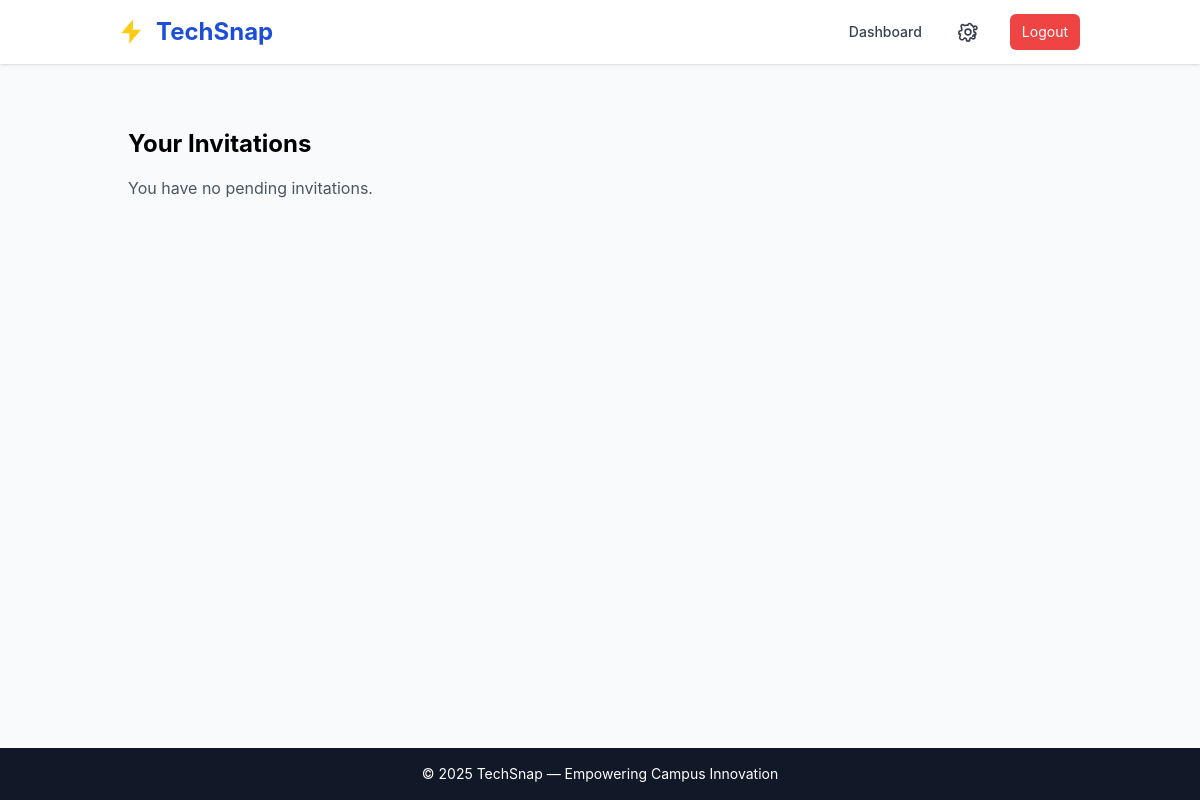
The app's page /accounts/invitations/ (signed in), older data.
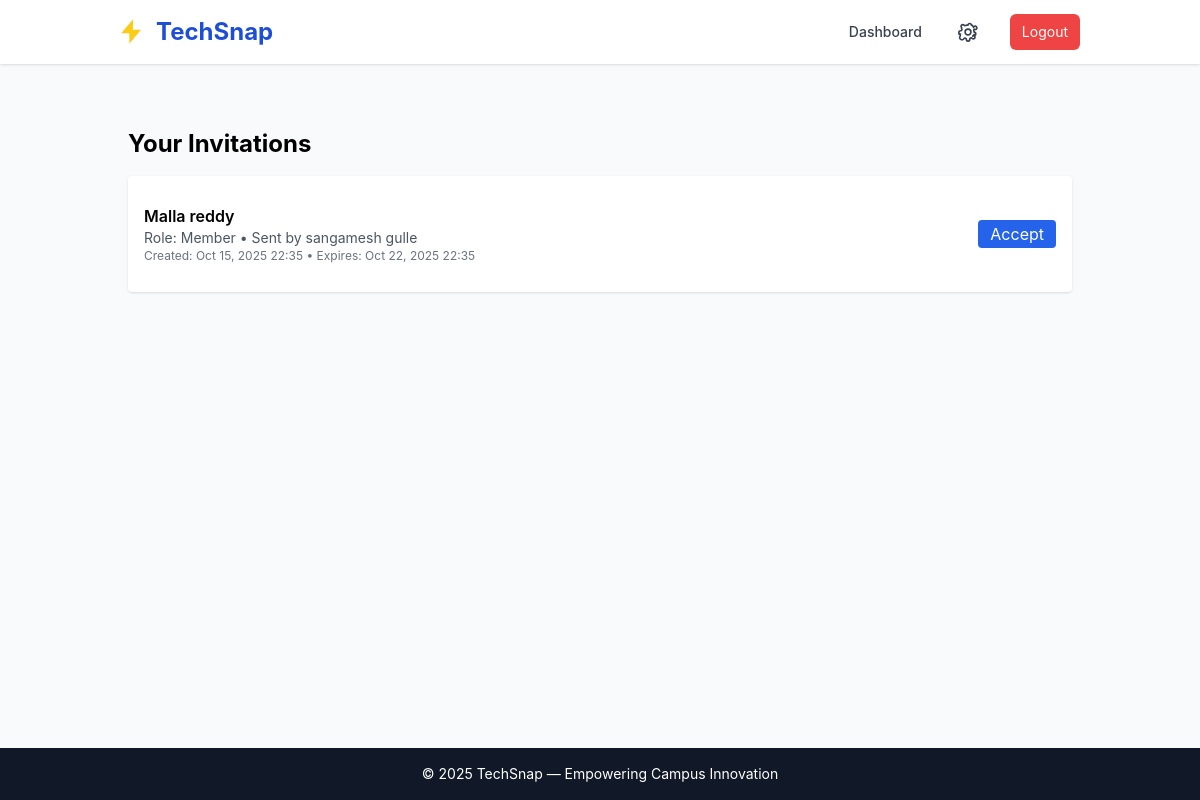
The same page, newer data.
### organizations/models.py (models this page shows, shortened)
class Invite(models.Model):
    token = models.UUIDField(default=uuid.uuid4, editable=False, unique=True)
    org = models.ForeignKey(Organization, on_delete=models.CASCADE, related_name="invites")
    email = models.EmailField()
    role = models.CharField(max_length=20, choices=ROLE_CHOICES, default=ROLE_MEMBER)
    invited_by = models.ForeignKey(
        settings.AUTH_USER_MODEL,
        on_delete=models.SET_NULL,
        null=True,
        related_name="sent_invites"
    )
    payment = models.OneToOneField(
        Payment,
        null=True,
        blank=True,
        on_delete=models.SET_NULL
    )
    is_accepted = models.BooleanField(default=False)
    accepted = models.BooleanField(default=False)
    created_at = models.DateTimeField(auto_now_add=True)
    expires_at = models.DateTimeField(null=True, blank=True)

class Organization(models.Model):
    uuid = models.UUIDField(default=uuid.uuid4, editable=False, unique=True)
    name = models.CharField(max_length=255)
    campus = models.CharField(max_length=255, blank=True, null=True)  # Mallareddy campus etc.
    created_by = models.ForeignKey(
        settings.AUTH_USER_MODEL,
        on_delete=models.SET_NULL,
        null=True,
        related_name="created_organizations",
    )
    created_at = models.DateTimeField(auto_now_add=True)
    updated_at = models.DateTimeField(auto_now=True)
    class Meta:
        ordering = ["-created_at"]

### accounts/models.py (models this page shows, shortened)
class User(AbstractUser):
    id = models.UUIDField(primary_key=True, default=uuid.uuid4, editable=False)
    email = models.EmailField(unique=True)
    is_email_verified = models.BooleanField(default=False)
    created_at = models.DateTimeField(auto_now_add=True)
    updated_at = models.DateTimeField(auto_now=True)
    USERNAME_FIELD = 'email'
    REQUIRED_FIELDS = ['username']
    class Meta:
        db_table = 'users'

### accounts/views.py (the view)
# urls.py: path('invitations/', views.invitations_view, name='invitations'),
@login_required
def invitations_view(request):
    user = request.user
    invites = Invite.objects.filter(email=user.email, accepted=False, expires_at__gt=timezone.now())
    return render(request, "accounts/invitations.html", {"invites": invites})

### templates/accounts/invitations.html
{% extends "base.html" %}
{% load static %}
{% block content %}
<div class="container mx-auto px-4 py-10">
    <h2 class="text-2xl font-bold mb-4">Your Invitations</h2>
    {% if invites %}
        <div class="bg-white rounded shadow p-4">
            <ul class="divide-y">
                {% for invite in invites %}
                <li class="py-3 flex justify-between items-center">
                    <div>
                        <div class="font-semibold">{{ invite.org.name }}</div>
                        <div class="text-sm text-gray-600">
                            Role: {{ invite.get_role_display }} •
                            Sent by {{ invite.invited_by.get_full_name|default:invite.invited_by.username }}
                        </div>
                        <div class="text-xs text-gray-500">
                            Created: {{ invite.created_at|date:"M d, Y H:i" }} •
                            Expires: {{ invite.expires_at|date:"M d, Y H:i" }}
                        </div>
                    </div>
                    <div class="text-right">
                        {% if invite.accepted %}
                            <span class="text-green-600">Accepted</span>
                        {% else %}
                            <a href="{% url 'organizations:accept_invite' invite.token %}"
                               class="bg-blue-600 text-white px-3 py-1 rounded">Accept</a>
                        {% endif %}
                    </div>
                </li>
                {% endfor %}
            </ul>
        </div>
    {% else %}
        <p class="text-gray-600">You have no pending invitations.</p>
    {% endif %}
</div>
{% endblock %}

Row changes from the older to the newer data that the page shows:
added Invite: org.name "Malla reddy", role "Member", invited_by.get_full_name "sangamesh gulle", created_at "Oct 15, 2025 22:35", expires_at "Oct 22, 2025 22:35", accepted "Accept"
Text that changed along with them:
text no longer shown: "You have no pending invitations."
